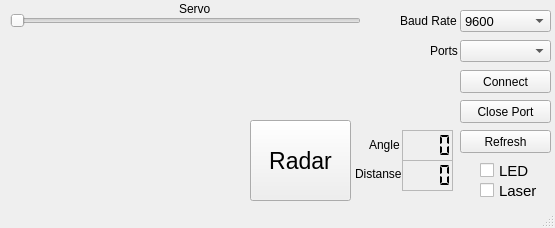
<?xml version="1.0" encoding="UTF-8"?>
<ui version="4.0">
 <class>Radar</class>
 <widget class="QMainWindow" name="Radar">
  <property name="enabled">
   <bool>true</bool>
  </property>
  <property name="geometry">
   <rect>
    <x>0</x>
    <y>0</y>
    <width>555</width>
    <height>228</height>
   </rect>
  </property>
  <property name="windowTitle">
   <string>MainWindow</string>
  </property>
  <widget class="QWidget" name="centralwidget">
   <widget class="QCheckBox" name="checkBox_Led_1">
    <property name="geometry">
     <rect>
      <x>480</x>
      <y>160</y>
      <width>61</width>
      <height>21</height>
     </rect>
    </property>
    <property name="font">
     <font>
      <pointsize>11</pointsize>
     </font>
    </property>
    <property name="text">
     <string>LED</string>
    </property>
   </widget>
   <widget class="QCheckBox" name="checkBox_Laser">
    <property name="geometry">
     <rect>
      <x>480</x>
      <y>180</y>
      <width>61</width>
      <height>21</height>
     </rect>
    </property>
    <property name="font">
     <font>
      <pointsize>11</pointsize>
     </font>
    </property>
    <property name="text">
     <string>Laser</string>
    </property>
   </widget>
   <widget class="QPushButton" name="Button_Radar">
    <property name="geometry">
     <rect>
      <x>250</x>
      <y>120</y>
      <width>101</width>
      <height>81</height>
     </rect>
    </property>
    <property name="font">
     <font>
      <pointsize>17</pointsize>
     </font>
    </property>
    <property name="text">
     <string>Radar</string>
    </property>
   </widget>
   <widget class="QComboBox" name="comboBox_Ports">
    <property name="geometry">
     <rect>
      <x>460</x>
      <y>40</y>
      <width>91</width>
      <height>22</height>
     </rect>
    </property>
    <property name="font">
     <font>
      <pointsize>10</pointsize>
     </font>
    </property>
   </widget>
   <widget class="QPushButton" name="Button_Connect">
    <property name="geometry">
     <rect>
      <x>460</x>
      <y>70</y>
      <width>91</width>
      <height>23</height>
     </rect>
    </property>
    <property name="text">
     <string>Connect</string>
    </property>
   </widget>
   <widget class="QComboBox" name="comboBox_Ports_Boot">
    <property name="geometry">
     <rect>
      <x>460</x>
      <y>10</y>
      <width>91</width>
      <height>22</height>
     </rect>
    </property>
    <property name="font">
     <font>
      <pointsize>10</pointsize>
     </font>
    </property>
    <item>
     <property name="text">
      <string>9600</string>
     </property>
    </item>
    <item>
     <property name="text">
      <string>115200</string>
     </property>
    </item>
    <item>
     <property name="text">
      <string>300</string>
     </property>
    </item>
    <item>
     <property name="text">
      <string>600</string>
     </property>
    </item>
    <item>
     <property name="text">
      <string>750</string>
     </property>
    </item>
    <item>
     <property name="text">
      <string>1200</string>
     </property>
    </item>
    <item>
     <property name="text">
      <string>2400</string>
     </property>
    </item>
    <item>
     <property name="text">
      <string>4800</string>
     </property>
    </item>
    <item>
     <property name="text">
      <string>9600</string>
     </property>
    </item>
    <item>
     <property name="text">
      <string>19200</string>
     </property>
    </item>
    <item>
     <property name="text">
      <string>31250</string>
     </property>
    </item>
    <item>
     <property name="text">
      <string>38400</string>
     </property>
    </item>
    <item>
     <property name="text">
      <string>57600</string>
     </property>
    </item>
    <item>
     <property name="text">
      <string>74880</string>
     </property>
    </item>
    <item>
     <property name="text">
      <string>115200</string>
     </property>
    </item>
    <item>
     <property name="text">
      <string>230400</string>
     </property>
    </item>
    <item>
     <property name="text">
      <string>250000</string>
     </property>
    </item>
    <item>
     <property name="text">
      <string>460800</string>
     </property>
    </item>
    <item>
     <property name="text">
      <string>500000</string>
     </property>
    </item>
   </widget>
   <widget class="QLabel" name="label">
    <property name="geometry">
     <rect>
      <x>400</x>
      <y>10</y>
      <width>61</width>
      <height>21</height>
     </rect>
    </property>
    <property name="font">
     <font>
      <pointsize>9</pointsize>
     </font>
    </property>
    <property name="text">
     <string>Baud Rate</string>
    </property>
   </widget>
   <widget class="QLabel" name="label_2">
    <property name="geometry">
     <rect>
      <x>430</x>
      <y>40</y>
      <width>31</width>
      <height>21</height>
     </rect>
    </property>
    <property name="font">
     <font>
      <pointsize>9</pointsize>
     </font>
    </property>
    <property name="text">
     <string>Ports</string>
    </property>
   </widget>
   <widget class="QLabel" name="label_3">
    <property name="geometry">
     <rect>
      <x>179</x>
      <y>-1</y>
      <width>41</width>
      <height>20</height>
     </rect>
    </property>
    <property name="font">
     <font>
      <pointsize>9</pointsize>
     </font>
    </property>
    <property name="text">
     <string>Servo</string>
    </property>
   </widget>
   <widget class="QPushButton" name="Button_Close">
    <property name="geometry">
     <rect>
      <x>460</x>
      <y>100</y>
      <width>91</width>
      <height>23</height>
     </rect>
    </property>
    <property name="text">
     <string>Close Port</string>
    </property>
   </widget>
   <widget class="QPushButton" name="Button_Refresh">
    <property name="geometry">
     <rect>
      <x>460</x>
      <y>130</y>
      <width>91</width>
      <height>23</height>
     </rect>
    </property>
    <property name="text">
     <string>Refresh</string>
    </property>
   </widget>
   <widget class="QSlider" name="Slider_Servo">
    <property name="geometry">
     <rect>
      <x>10</x>
      <y>10</y>
      <width>351</width>
      <height>22</height>
     </rect>
    </property>
    <property name="maximum">
     <number>179</number>
    </property>
    <property name="singleStep">
     <number>1</number>
    </property>
    <property name="orientation">
     <enum>Qt::Horizontal</enum>
    </property>
   </widget>
   <widget class="QLCDNumber" name="Lcd_Angle">
    <property name="geometry">
     <rect>
      <x>402</x>
      <y>130</y>
      <width>51</width>
      <height>31</height>
     </rect>
    </property>
    <property name="font">
     <font>
      <pointsize>9</pointsize>
     </font>
    </property>
    <property name="frameShape">
     <enum>QFrame::StyledPanel</enum>
    </property>
    <property name="digitCount">
     <number>4</number>
    </property>
    <property name="mode">
     <enum>QLCDNumber::Dec</enum>
    </property>
    <property name="segmentStyle">
     <enum>QLCDNumber::Flat</enum>
    </property>
    <property name="value" stdset="0">
     <double>0.000000000000000</double>
    </property>
    <property name="intValue" stdset="0">
     <number>0</number>
    </property>
   </widget>
   <widget class="QLabel" name="label_Angle">
    <property name="geometry">
     <rect>
      <x>369</x>
      <y>134</y>
      <width>31</width>
      <height>21</height>
     </rect>
    </property>
    <property name="font">
     <font>
      <pointsize>9</pointsize>
     </font>
    </property>
    <property name="text">
     <string>Angle</string>
    </property>
   </widget>
   <widget class="QLabel" name="Label_Distanse">
    <property name="geometry">
     <rect>
      <x>355</x>
      <y>163</y>
      <width>51</width>
      <height>21</height>
     </rect>
    </property>
    <property name="font">
     <font>
      <pointsize>9</pointsize>
     </font>
    </property>
    <property name="text">
     <string>Distanse</string>
    </property>
   </widget>
   <widget class="QLCDNumber" name="Lcd_Distanse">
    <property name="geometry">
     <rect>
      <x>402</x>
      <y>160</y>
      <width>51</width>
      <height>31</height>
     </rect>
    </property>
    <property name="font">
     <font>
      <pointsize>9</pointsize>
     </font>
    </property>
    <property name="frameShape">
     <enum>QFrame::StyledPanel</enum>
    </property>
    <property name="digitCount">
     <number>4</number>
    </property>
    <property name="mode">
     <enum>QLCDNumber::Dec</enum>
    </property>
    <property name="segmentStyle">
     <enum>QLCDNumber::Flat</enum>
    </property>
    <property name="value" stdset="0">
     <double>0.000000000000000</double>
    </property>
    <property name="intValue" stdset="0">
     <number>0</number>
    </property>
   </widget>
  </widget>
  <widget class="QStatusBar" name="statusbar"/>
 </widget>
 <resources/>
 <connections/>
</ui>
